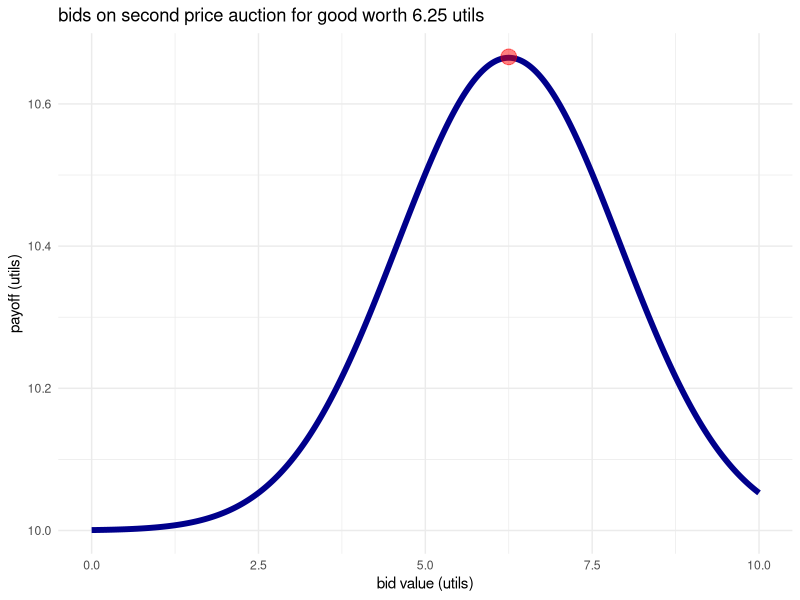
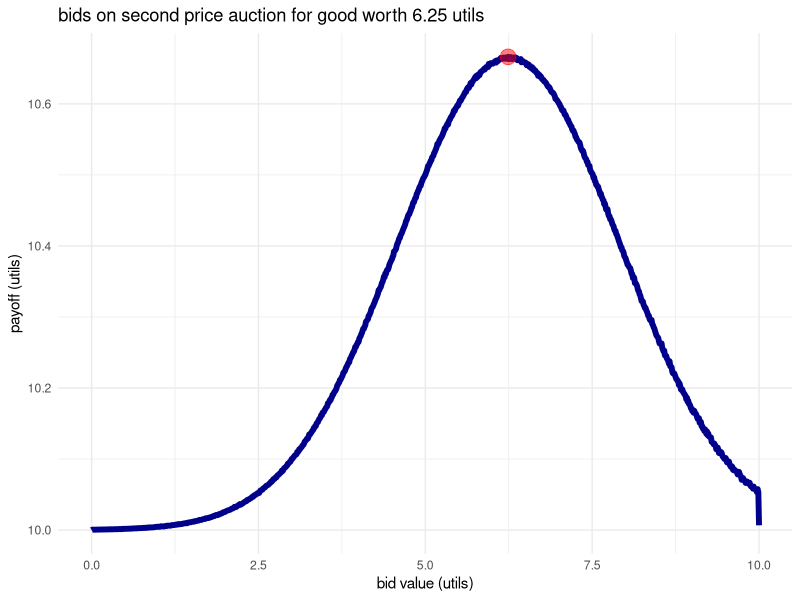

Reproduce these figures in R, in order.
## ---- chunk 1
library(tidyverse)
library(ggplot2)

budget_range <- c(0,10)
seq_budget <- seq(from = budget_range[1], to = budget_range[2], length.out = 1000)
auctioned_good_value <- c(6.25)
## ---- chunk 2
sim_value <- function(bid, value, type = "uniform", budget = budget_range, n_sims) {
  if(type == "uniform") {
    computer_bids = runif(n_sims, min = budget[1], max = budget[2])
  } else if(type == "normal") {
    computer_bids = rnorm(n_sims, mean = mean(budget), sd = mean(budget) / 3)
   
  } else if(type == "matched normal") {
    computer_bids = rnorm(n_sims, mean = value, sd = mean(budget) / 3)
  } else {
    errorCondition("invalid type of sim")
  }
 
  computer_bids[computer_bids < 0] <- 0.0001
  computer_bids[computer_bids > max(budget)] <- max(budget) - 0.0001
 
  wins <- which(bid > computer_bids)
 
  win_payoff <- (max(budget) - computer_bids) + (value)
 
  average_payoff <- mean(c(win_payoff[wins], rep(max(budget), n_sims - length(wins))))
  return(average_payoff)
}

sim_payoffs <- purrr::map_dbl(seq(0,10,0.01), sim_value, value = auctioned_good_value, type = "matched normal", budget = budget_range, n_sims = 1000000)

p_sim <- ggplot() +
  geom_line(aes(x = seq(0,10,0.01), y = sim_payoffs), colour = "darkblue", linewidth = 2) +
  geom_point(aes(x = seq(0,10,0.01)[which.max(sim_payoffs)], y = max(sim_payoffs)), colour = "red", alpha = 0.5, size = 5) +
  labs(
    x = 'bid value (utils)',
    y = 'payoff (utils)',
    title = 'bids on second price auction for good worth 6.25 utils'
  ) +
  theme_minimal()

## ---- chunk 3
calc_value <- function(bid, value, type = "uniform", budget = budget_value) {
 if(type == "uniform") {
   p <- bid / max(budget)
   e_c <- bid / 2
 } else if(type == "normal") {
   z <- (bid - mean(budget)) / (mean(budget) / 3)
   p <- pnorm(z)
   e_c <- mean(budget) - (mean(budget) / 3) * dnorm(z) / pnorm(z)
 } else if(type == "matched normal") {
   z <- (bid - value) / (mean(budget) / 3)
   p <- pnorm(z)
   e_c <- value - (mean(budget) / 3) * dnorm(z) / pnorm(z)
 } else {
   errorCondition("invalid type of sim")
 }

 win_payoff <- p * (value + (max(budget) - e_c))
 lose_payoff <- (1-p) * max(budget)
 expected_payoff <- win_payoff + lose_payoff
 return(expected_payoff)
}

analytical_payoffs <- purrr::map_dbl(seq(0,10,0.01), calc_value, value = auctioned_good_value, type = "matched normal", budget = budget_range)

p_analysis <- ggplot() +
  geom_line(aes(x = seq(0,10,0.01), y = analytical_payoffs), colour = "darkblue", linewidth = 2) +
  geom_point(aes(x = seq(0,10,0.01)[which.max(analytical_payoffs)], y = max(sim_payoffs)), colour = "red", alpha = 0.5, size = 5) +
  labs(
    x = 'bid value (utils)',
    y = 'payoff (utils)',
    title = 'bids on second price auction for good worth 6.25 utils'
  ) +
  theme_minimal()
